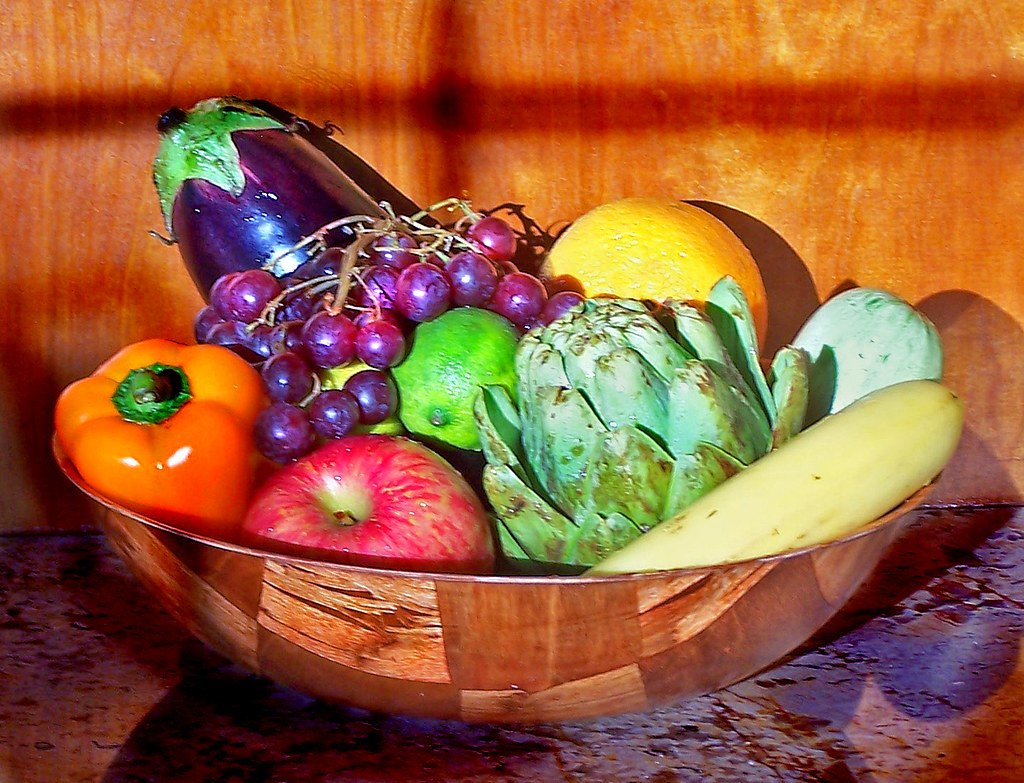
#> input picture Task 1/ML-robotics/Fruits.jpg, 1024 x 783 px
$ python Task1.py
#> lines starting #> are read from the running program, lines starting #| are printed output that depends on the picture; after the words box and inside, x2 and y2 are one past the last pixel; in counts of white or black regions, pixels touching at a corner belong together
# CODE MAP of Task1.py
# Settings          darkFactor, mirror, image file, colour rule of each fruit
# Load image        read Fruits.jpg, darken it, mirror it
# Colour            convert every pixel from RGB to hue, saturation, value (HSV)
# Mask              keep the pixels whose colour fits one fruit's rule
# Clean             majority (binary median) filter, then keep the largest blob
# Box and centroids bounding box, box-midpoint centroid, moment centroid
# Find fruits       Colour -> Mask -> Clean -> Box and centroids, for each fruit
# Run               print both centroids and their distance, draw boxes and centroids
# AI use            Claude Opus 5.5 (claude-opus-5-5), default setting
#
# Run:  python Task1.py   (Fruits.jpg in the same folder; needs numpy, matplotlib)

# %% Settings
import numpy as np
import matplotlib.pyplot as plt
from matplotlib.patches import Rectangle

darkFactor = 0.8
mirror = True
image_file = "Fruits.jpg"

# hue in degrees (0-360); sat and val from 0 to 1; (320, 6) means 320..360 OR 0..6
FRUIT_RULES = {
    "apple":    {"hue": (320, 6), "sat_min": 0.40, "val_min": 0.60, "colour": "cyan"},
    "capsicum": {"hue": (5, 35),  "sat_min": 0.90, "val_min": 0.90, "colour": "lime"},
    "lemon":    {"hue": (38, 62), "sat_min": 0.45, "val_min": 0.75, "colour": "magenta"},
}


# %% Load image
def load_image(file_name, dark_factor, flip):
#> called with file_name = 'Fruits.jpg', dark_factor = 0.8, flip = True
    img = plt.imread(file_name)[:, :, :3].astype(float)
    img = np.clip(np.round(img * dark_factor), 0, 255).astype(np.uint8)
    if flip:
        img = np.fliplr(img)
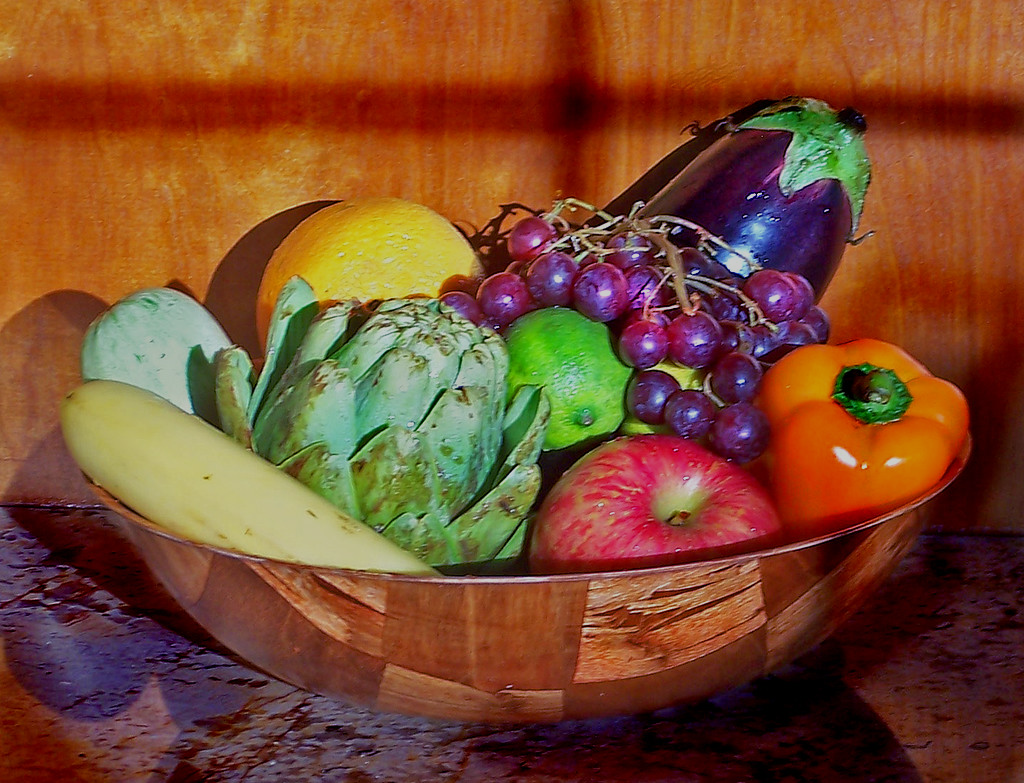
#> img: shape (783, 1024, 3); mean R, G, B 123.8, 74.7, 45
    return img


# %% Colour
def rgb_to_hsv(img):
    R, G, B = img[:, :, 0], img[:, :, 1], img[:, :, 2]
    val = img.max(axis=2)
    delta = val - img.min(axis=2)
    d = np.where(delta == 0, 1, delta)
    hue = 60 * (R - G) / d + 240
    hue = np.where(val == G, 60 * (B - R) / d + 120, hue)
    hue = np.where(val == R, (60 * (G - B) / d) % 360, hue)
    sat = delta / np.where(val == 0, 1, val)
    return hue, sat, val


# %% Mask
def colour_mask(hue, sat, val, rule):
    low, high = rule["hue"]
    if low <= high:
        hue_ok = (hue >= low) & (hue <= high)
    else:
        hue_ok = (hue >= low) | (hue <= high)
    return hue_ok & (sat >= rule["sat_min"]) & (val >= rule["val_min"])


# %% Clean
def majority_filter(mask, size):
    rows, cols = mask.shape
    padded = np.pad(mask.astype(float), size // 2)
    total = np.zeros((rows, cols))
    for dy in range(size):
        for dx in range(size):
            total += padded[dy:dy + rows, dx:dx + cols]
    return total > size * size / 2


def largest_blob(mask):
    rows, cols = mask.shape
    visited = np.zeros((rows, cols), dtype=bool)
    best = []
    for y0, x0 in np.argwhere(mask):
        if visited[y0, x0]:
            continue
        visited[y0, x0] = True
        blob = []
        stack = [(y0, x0)]
        while stack:
            y, x = stack.pop()
            blob.append((y, x))
            for ny, nx in [(y - 1, x), (y + 1, x), (y, x - 1), (y, x + 1)]:
                if 0 <= ny < rows and 0 <= nx < cols and mask[ny, nx] and not visited[ny, nx]:
                    visited[ny, nx] = True
                    stack.append((ny, nx))
        if len(blob) > len(best):
            best = blob
    result = np.zeros((rows, cols), dtype=bool)
    for y, x in best:
        result[y, x] = True
    return result


# %% Box and centroids
def box_and_centroids(blob):
    ys, xs = np.nonzero(blob)
    if len(xs) == 0:
        return None
    x_min, x_max, y_min, y_max = int(xs.min()), int(xs.max()), int(ys.min()), int(ys.max())
    box_c = ((x_min + x_max) / 2, (y_min + y_max) / 2)
    m00, m10, m01 = len(xs), xs.sum(), ys.sum()
    mom_c = (m10 / m00, m01 / m00)
    distance = np.hypot(box_c[0] - mom_c[0], box_c[1] - mom_c[1])
    return {"box": (x_min, y_min, x_max, y_max), "box_centroid": box_c,
            "moment_centroid": mom_c, "distance": distance, "area": m00}


# %% Find fruits
def find_fruits(img, normalise=True):
#> called with normalise = True
    scale = img.max() if normalise else 255
#> scale = 204
    hue, sat, val = rgb_to_hsv(img / scale)
    size = 2 * round(img.shape[1] / 150) + 1
#> size = 15
    results = {}
    for name, rule in FRUIT_RULES.items():
        mask = majority_filter(colour_mask(hue, sat, val, rule), size)
        results[name] = box_and_centroids(largest_blob(mask))
#> this loop made 3 passes
#> (x_min in box_and_centroids, x_max in box_and_centroids, y_min in box_and_centroids, y_max in box_and_centroids, box_c in box_and_centroids, m00 in box_and_centroids, m10 in box_and_centroids, m01 in box_and_centroids) on passes 1 to 3: (552, 781, 436, 562, (666.5, 499), 17178, 11327778, 8677156), (773, 965, 339, 513, (869, 426), 17412, 15010822, 7582311), (286, 475, 200, 300, (380.5, 250), 12916, 4948528, 3275174)
#> pass 1, in colour_mask, `hue_ok = (hue >= low) | (hue <= high)`:
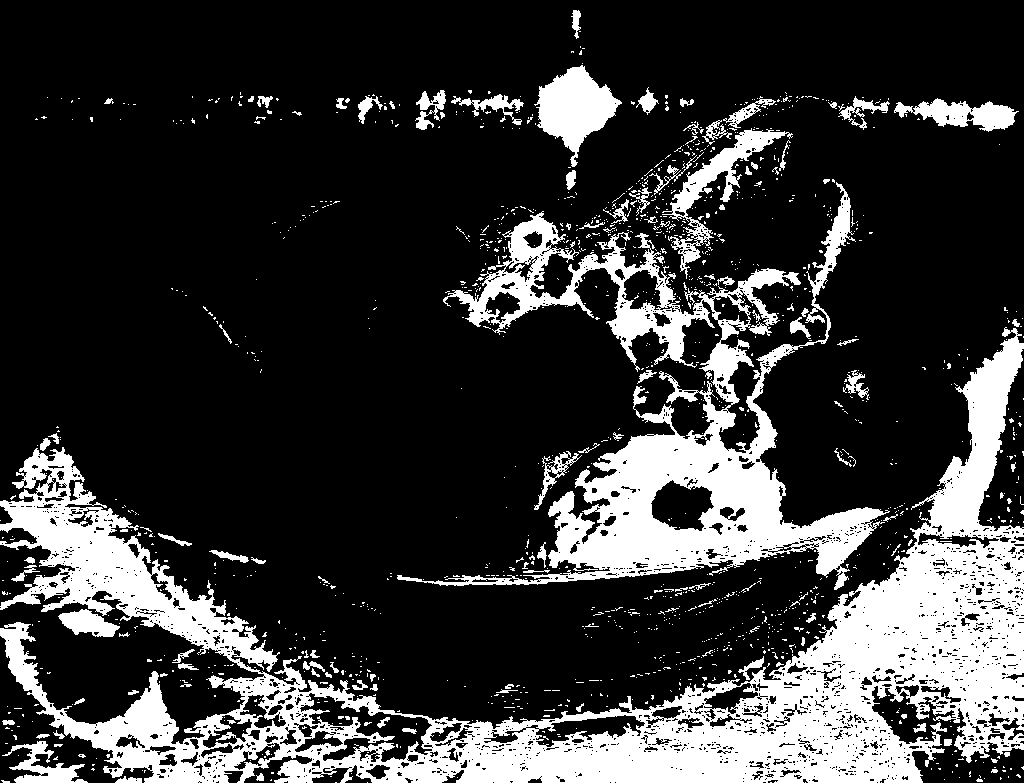
#> hue_ok: shape (783, 1024) bool; 22.1% white; 1400 white regions (1282 under 20 px), largest, box (x1, y1, x2, y2) and area: (0, 327, 1024, 783) 106638, (397, 182, 890, 590) 44756, (534, 65, 622, 167) 4398
#> pass 2, in colour_mask (call 2), `hue_ok = (hue >= low) & (hue <= high)`:
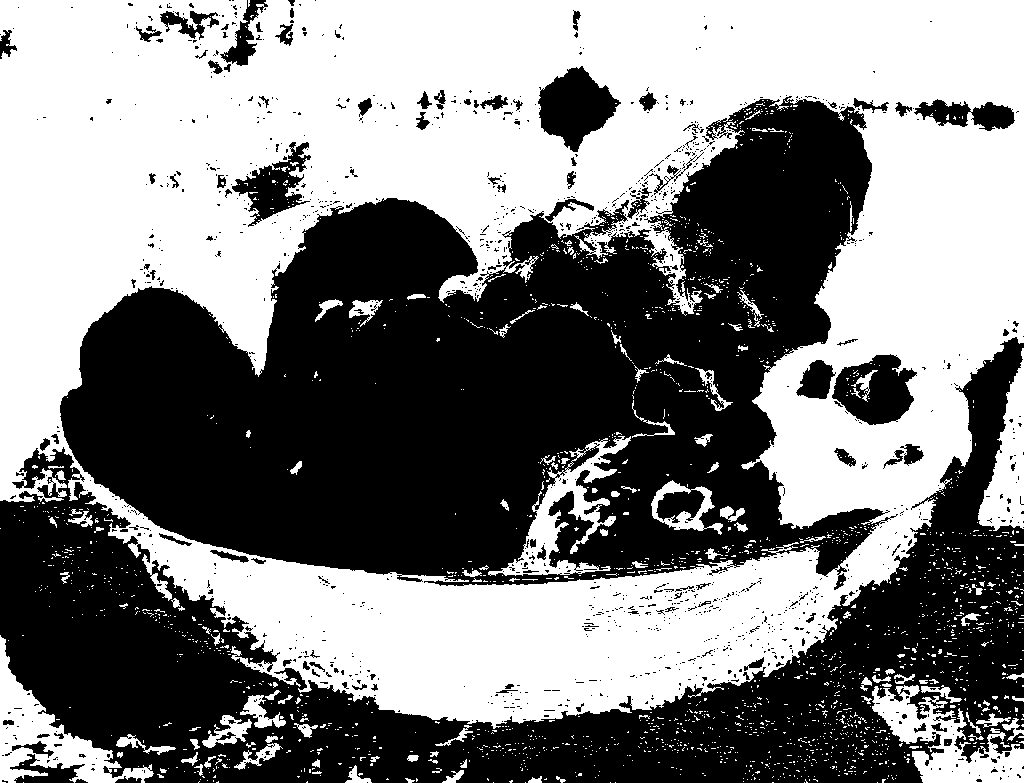
#> hue_ok: shape (783, 1024) bool; 50.7% white; 1218 black regions (1107 under 20 px), largest, box (x1, y1, x2, y2) and area: (60, 96, 898, 590) 230054, (0, 337, 1024, 783) 138378, (538, 66, 621, 152) 4144
#> after the loop:
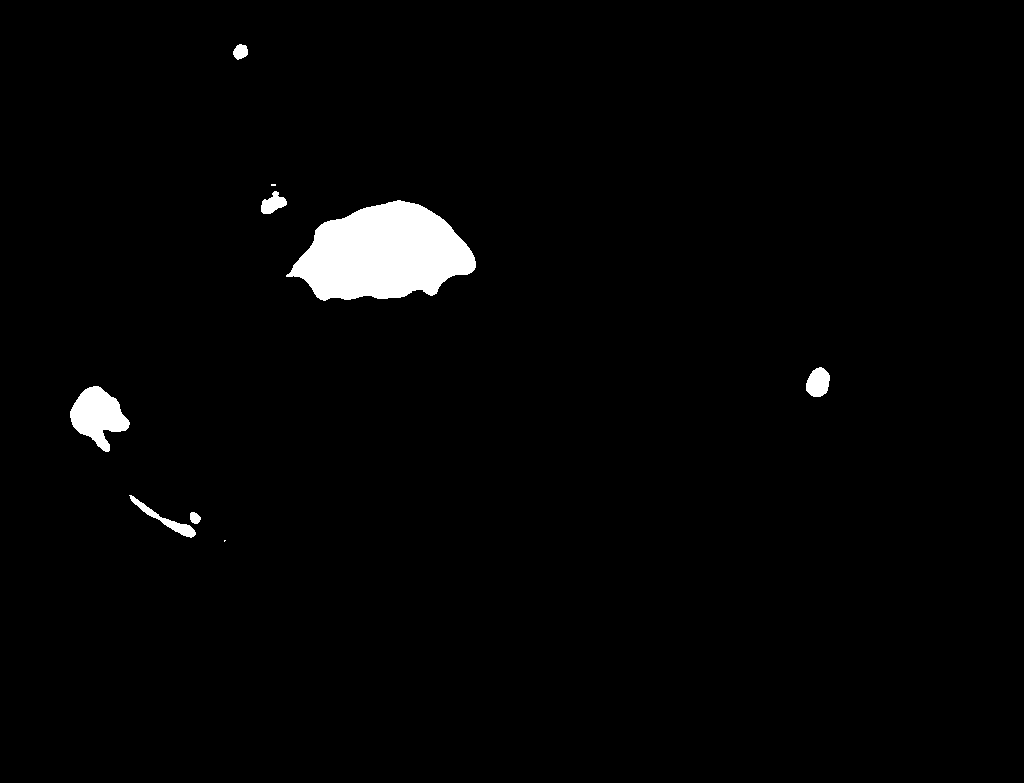
#> mask: shape (783, 1024) bool; 2.1% white; 9 white regions (2 under 20 px), largest, box (x1, y1, x2, y2) and area: (286, 200, 476, 301) 12916, (70, 386, 130, 452) 2254, (806, 367, 830, 397) 545
#> after the loop, results = 3 items
    return results


# %% Run
if __name__ == "__main__":
    img = load_image(image_file, darkFactor, mirror)
    results = find_fruits(img)
#> results = 3 items

    print(f"darkFactor = {darkFactor}, mirror = {mirror}, image size = {img.shape[1]} x {img.shape[0]}")
#| darkFactor = 0.8, mirror = True, image size = 1024 x 783
    print("(x, y) in pixels: x = column, y = row, (0, 0) = top-left corner")
    plt.figure(figsize=(9, 7))
    plt.imshow(img)
    for name, r in results.items():
        if r is None:
            print(f"{name:9s}: NOT FOUND")
            continue
        (bx, by), (mx, my) = r["box_centroid"], r["moment_centroid"]
        print(f"{name:9s}: box centroid = ({bx:6.1f}, {by:6.1f})   "
              f"moment centroid = ({mx:6.1f}, {my:6.1f})   distance = {r['distance']:5.2f} px")
        colour = FRUIT_RULES[name]["colour"]
        x_min, y_min, x_max, y_max = r["box"]
        plt.gca().add_patch(Rectangle((x_min, y_min), x_max - x_min, y_max - y_min,
                                      fill=False, edgecolor=colour, linewidth=2))
        plt.text(x_min, y_min - 5, name, color=colour, fontweight="bold")
        plt.plot(bx, by, "+", color=colour, markersize=14, markeredgewidth=2.5)
        plt.plot(mx, my, "x", color=colour, markersize=10, markeredgewidth=2.5)
#> this loop made 3 passes
#> (name, bx, by, mx, my, colour, x_min, y_min) on passes 1 to 3: ('apple', 666.5, 499, 659.4, 505.1, 'cyan', 552, 436), ('capsicum', 869, 426, 862.1, 435.5, 'lime', 773, 339), ('lemon', 380.5, 250, 383.1, 253.6, 'magenta', 286, 200)
#| apple    : box centroid = ( 666.5,  499.0)   moment centroid = ( 659.4,  505.1)   distance =  9.35 px
#| capsicum : box centroid = ( 869.0,  426.0)   moment centroid = ( 862.1,  435.5)   distance = 11.71 px
#| lemon    : box centroid = ( 380.5,  250.0)   moment centroid = ( 383.1,  253.6)   distance =  4.44 px
    plt.plot([], [], "k+", label="a) bounding-box midpoint")
    plt.plot([], [], "kx", label="b) moment centroid")
    plt.legend(loc="lower right")
    plt.title(f"Task 1: darkFactor = {darkFactor}, mirror = {mirror}")
    plt.xlabel("x (pixel column)")
    plt.ylabel("y (pixel row)")
    plt.tight_layout()
    plt.savefig("Task1_result.png", dpi=150)
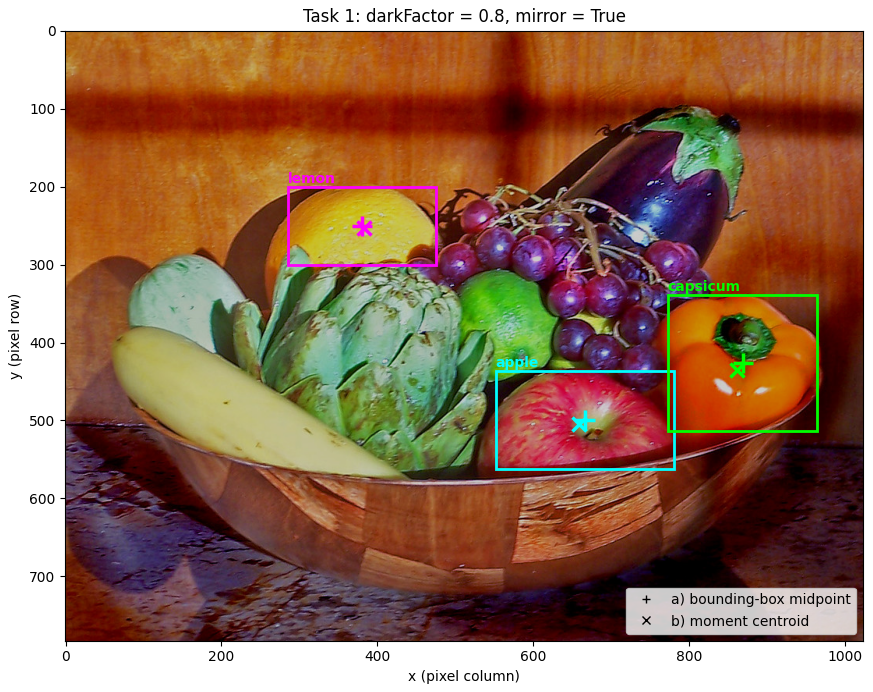
#> figure drawn by matplotlib, 1 panel
    plt.show()
